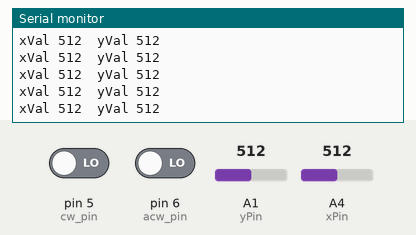
Simulated run of this sketch. Board: Arduino Uno, built with avr-gcc and run on an emulated ATmega328P. Parts: the last lines printed to the serial monitor. Inputs (shaded band) come from the test bench; at power-on: A1 (yPin) = 512, A4 (xPin) = 512, pin 5 (cw_pin) LOW, pin 6 (acw_pin) LOW.

Above: at 1.2 s.
1.3 s: A1 (yPin) set to 973
At 1.39 s:
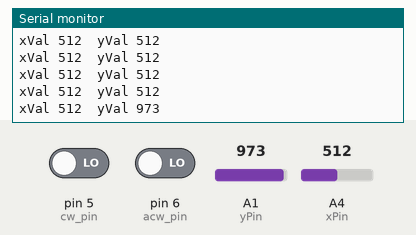
2.8 s: A1 (yPin) set to 996
At 2.85 s:
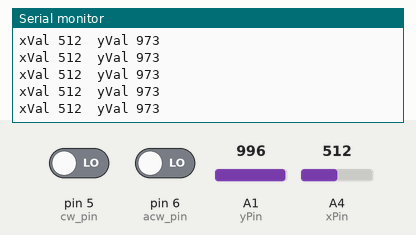
4.3 s: A4 (xPin) set to 57
At 4.33 s:
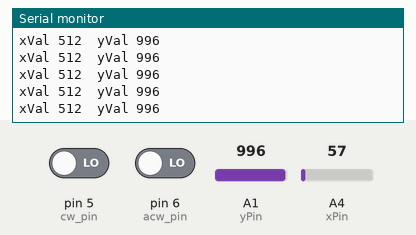
5.8 s: A4 (xPin) set to 47
At 5.83 s:
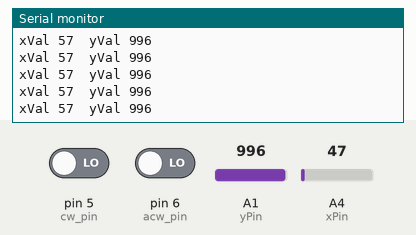
12.4 s: A1 (yPin) set to 6
At 12.4 s:
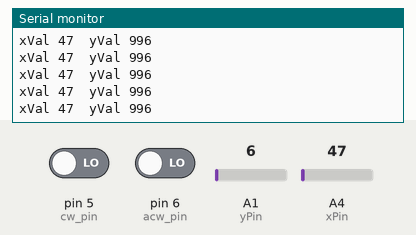
13.9 s: A1 (yPin) set to 3
At 13.94 s:
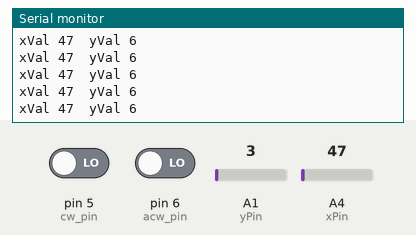
Timing chart, 0 to 16.4 s (numbered marks = the images above; inputs shaded):
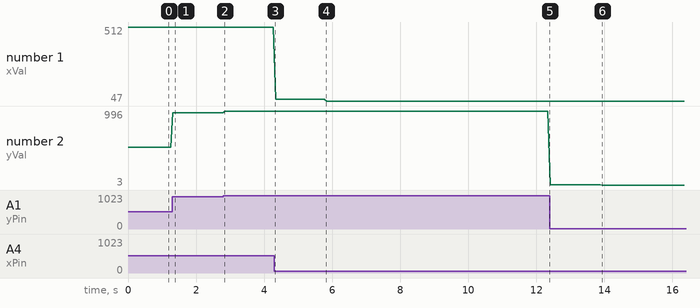

Measured:
- after the input at 1.3 s, the serial monitor: prints a new line at once (image 1)
- plotted number 1: 512 → 57 after the input at 4.3 s, 57 → 47 after the input at 5.8 s
- plotted number 2: 512 → 973 after the input at 1.3 s, 973 → 996 after the input at 2.8 s, 996 → 6 after the input at 12.4 s, 6 → 3 after the input at 13.9 s

The sketch:

raunak_360.ino
```cpp
#include <SoftwareSerial.h>

SoftwareSerial Xbee(2, 3); // RX, TX

// Pin definitions
const int xPin = A4;       // X-axis for movement
const int yPin = A1;       // Y-axis for movement
const int cw_pin = 5;      // Clockwise pin
const int acw_pin = 6;     // Anticlockwise pin

const int max_pwm = 110;
const int rot_pwm = 50;
const int deadZone = 200;

// Variables
int clkpwm, antclkpwm;
int M1, M2, M3, M4;
bool m1, m2, m3, m4;

void setup() {
  Serial.begin(9600);
  Xbee.begin(9600);
  pinMode(cw_pin, INPUT);
  pinMode(acw_pin, INPUT);
}

void loop() {
  // Read joystick inputs
  int xVal = analogRead(xPin);
  int yVal = analogRead(yPin);

  Serial.print("xVal ");
  Serial.print(xVal);
  Serial.print("  yVal ");
  Serial.println(yVal);

  // Determine clockwise and counterclockwise rotation
  clkpwm = (digitalRead(cw_pin) > 0) ? rot_pwm : 0;
  antclkpwm = (digitalRead(acw_pin) > 0) ? rot_pwm : 0;

  // Calculate PWM signals for each motor based on joystick input
  int uppwm = map(xVal, 506, 1023, 0, max_pwm);
  int downpwm = map(xVal, 505, 0, 0, max_pwm);
  int rightpwm = map(yVal, 502, 1023, 0, max_pwm);
  int leftpwm = map(yVal, 501, 0, 0, max_pwm);

  // Calculate motor PWMs
  int m1pwm = uppwm - rightpwm + clkpwm - antclkpwm; // Motor 1 (FL)
  int m2pwm = uppwm + rightpwm - clkpwm + antclkpwm; // Motor 2 (FR)
  int m3pwm = downpwm - leftpwm + clkpwm - antclkpwm; // Motor 3 (RR)
  int m4pwm = downpwm + leftpwm - clkpwm + antclkpwm; // Motor 4 (RL)

  // Determine motor direction
  m1 = (m1pwm > 0); //dir
  m2 = (m2pwm > 0);
  m3 = (m3pwm < 0);
  m4 = (m4pwm < 0);

  // Limit PWM values
  M1 = constrain(abs(m1pwm), 0, max_pwm); //pwm
  M2 = constrain(abs(m2pwm), 0, max_pwm);
  M3 = constrain(abs(m3pwm), 0, max_pwm);
  M4 = constrain(abs(m4pwm), 0, max_pwm);

  // Prepare and send data
  String dataToSend = String(M1) + "," + String(M2) + "," + String(M3) + "," +
                      String(M4) + "," + String(m1) + "," + String(m2) + "," +
                      String(m3) + "," + String(m4);

  // Serial.println("Data to send: " + dataToSend);
  Xbee.println(dataToSend);

  delay(50); // Adjust delay as needed to avoid buffer overflow and ensure stability
}
```
